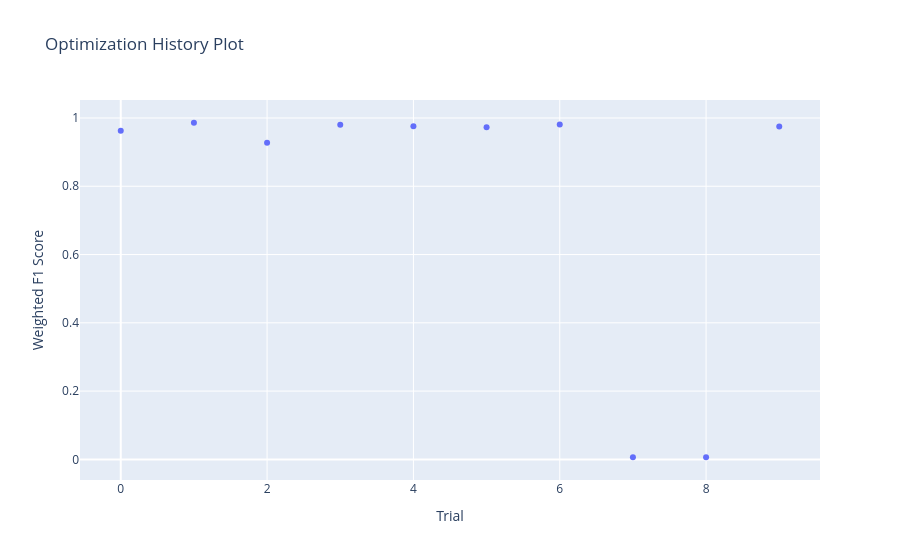

The cell this chart's notebook holds for it:
### Markdown cell above
## Step 7.5b: Optimization History (Best Weighted F1 Score)

### Code cell
fig = optuna.visualization.plot_optimization_history(study, target=lambda t: t.values[1], target_name="Weighted F1 Score")
fig = go.Figure(fig)
fig.update_layout(width=None, height=None, autosize=True)
fig.write_image(f"{output_folder}/xgb_hpo_optimization_history_best_weighted_f1_score.pdf", width=1920, height=1080)
fig.write_html(f"{output_folder}/xgb_hpo_optimization_history_best_weighted_f1_score.html", full_html=True)
fig.show()

### Figure 1 — Plotly figure (JSON) as saved in the notebook; plotly's stock layout.template omitted (floating-point values rounded to 4 significant figures)
{"data": [{"mode": "markers", "name": "Weighted F1 Score", "type": "scatter", "x": [0, 1, 2, 3, 4, 5, 6, 7, 8, 9], "y": [0.9628, 0.986, 0.9275, 0.9802, 0.9756, 0.9726, 0.9809, 0.006237, 0.006237, 0.975]}, {"marker": {"color": "#cccccc"}, "mode": "markers", "name": "Infeasible Trial", "showlegend": false, "type": "scatter", "x": [], "y": []}], "layout": {"autosize": true, "title": {"text": "Optimization History Plot"}, "xaxis": {"title": {"text": "Trial"}}, "yaxis": {"title": {"text": "Weighted F1 Score"}}}}
